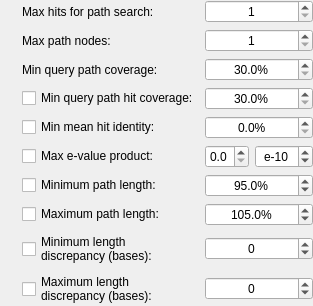
        <widget class="QWidget" name="widget_23" native="true">
         <layout class="QGridLayout" name="gridLayout_16">
          <property name="leftMargin">
           <number>0</number>
          </property>
          <property name="topMargin">
           <number>0</number>
          </property>
          <property name="rightMargin">
           <number>0</number>
          </property>
          <property name="bottomMargin">
           <number>0</number>
          </property>
          <item row="2" column="3" colspan="2">
           <widget class="QDoubleSpinBox" name="minQueryCoveredByPathSpinBox">
            <property name="focusPolicy">
             <enum>Qt::StrongFocus</enum>
            </property>
            <property name="alignment">
             <set>Qt::AlignCenter</set>
            </property>
            <property name="suffix">
             <string>%</string>
            </property>
            <property name="decimals">
             <number>1</number>
            </property>
            <property name="minimum">
             <double>30.000000000000000</double>
            </property>
           </widget>
          </item>
          <item row="3" column="1">
           <widget class="InfoTextWidget" name="minQueryCoveredByHitsInfoText" native="true">
            <property name="sizePolicy">
             <sizepolicy hsizetype="Fixed" vsizetype="Fixed">
              <horstretch>0</horstretch>
              <verstretch>0</verstretch>
             </sizepolicy>
            </property>
            <property name="minimumSize">
             <size>
              <width>16</width>
              <height>16</height>
             </size>
            </property>
            <property name="toolTip">
             <string>This is a minimum value for the fraction of a BLAST query which is covered by the hits in a BLAST query path. Paths with hits that cover less of the query than this setting will not be included in the query's paths.&lt;br&gt;&lt;br&gt;
                                                   Set to a higher value to make BLAST query paths more stringent.</string>
            </property>
           </widget>
          </item>
          <item row="3" column="3" colspan="2">
           <widget class="QDoubleSpinBox" name="minQueryCoveredByHitsSpinBox">
            <property name="focusPolicy">
             <enum>Qt::StrongFocus</enum>
            </property>
            <property name="alignment">
             <set>Qt::AlignCenter</set>
            </property>
            <property name="suffix">
             <string>%</string>
            </property>
            <property name="decimals">
             <number>1</number>
            </property>
            <property name="minimum">
             <double>30.000000000000000</double>
            </property>
            <property name="maximum">
             <double>100.000000000000000</double>
            </property>
           </widget>
          </item>
          <item row="1" column="3" colspan="2">
           <widget class="QSpinBox" name="maxPathNodesSpinBox">
            <property name="focusPolicy">
             <enum>Qt::StrongFocus</enum>
            </property>
            <property name="alignment">
             <set>Qt::AlignCenter</set>
            </property>
            <property name="minimum">
             <number>1</number>
            </property>
            <property name="maximum">
             <number>50</number>
            </property>
           </widget>
          </item>
          <item row="4" column="2">
           <widget class="QCheckBox" name="minMeanHitIdentityCheckBox">
            <property name="focusPolicy">
             <enum>Qt::StrongFocus</enum>
            </property>
            <property name="text">
             <string>Min mean hit identity:</string>
            </property>
           </widget>
          </item>
          <item row="3" column="2">
           <widget class="QCheckBox" name="minQueryCoveredByHitsCheckBox">
            <property name="focusPolicy">
             <enum>Qt::StrongFocus</enum>
            </property>
            <property name="text">
             <string>Min query path hit coverage:</string>
            </property>
           </widget>
          </item>
          <item row="10" column="2">
           <widget class="QCheckBox" name="maxLengthBaseDiscrepancyCheckBox">
            <property name="focusPolicy">
             <enum>Qt::StrongFocus</enum>
            </property>
            <property name="text">
             <string>Maximum length
discrepancy (bases):</string>
            </property>
           </widget>
          </item>
          <item row="6" column="2">
           <widget class="QCheckBox" name="maxEValueProductCheckBox">
            <property name="focusPolicy">
             <enum>Qt::StrongFocus</enum>
            </property>
            <property name="text">
             <string>Max e-value product:</string>
            </property>
           </widget>
          </item>
          <item row="8" column="2">
           <widget class="QCheckBox" name="maxLengthPercentageCheckBox">
            <property name="focusPolicy">
             <enum>Qt::StrongFocus</enum>
            </property>
            <property name="text">
             <string>Maximum path length:</string>
            </property>
           </widget>
          </item>
          <item row="2" column="2">
           <widget class="QLabel" name="minQueryCoveredByPathLabel">
            <property name="text">
             <string>Min query path coverage:</string>
            </property>
           </widget>
          </item>
          <item row="7" column="2">
           <widget class="QCheckBox" name="minLengthPercentageCheckBox">
            <property name="focusPolicy">
             <enum>Qt::StrongFocus</enum>
            </property>
            <property name="text">
             <string>Minimum path length:</string>
            </property>
           </widget>
          </item>
          <item row="9" column="2">
           <widget class="QCheckBox" name="minLengthBaseDiscrepancyCheckBox">
            <property name="focusPolicy">
             <enum>Qt::StrongFocus</enum>
            </property>
            <property name="text">
             <string>Minimum length
discrepancy (bases):</string>
            </property>
           </widget>
          </item>
          <item row="9" column="3" colspan="2">
           <widget class="QSpinBox" name="minLengthBaseDiscrepancySpinBox">
            <property name="focusPolicy">
             <enum>Qt::StrongFocus</enum>
            </property>
            <property name="alignment">
             <set>Qt::AlignCenter</set>
            </property>
            <property name="minimum">
             <number>-1000000</number>
            </property>
            <property name="maximum">
             <number>1000000</number>
            </property>
           </widget>
          </item>
          <item row="7" column="3" colspan="2">
           <widget class="QDoubleSpinBox" name="minLengthPercentageSpinBox">
            <property name="focusPolicy">
             <enum>Qt::StrongFocus</enum>
            </property>
            <property name="alignment">
             <set>Qt::AlignCenter</set>
            </property>
            <property name="suffix">
             <string>%</string>
            </property>
            <property name="decimals">
             <number>1</number>
            </property>
            <property name="minimum">
             <double>0.000000000000000</double>
            </property>
            <property name="maximum">
             <double>1000000.000000000000000</double>
            </property>
            <property name="value">
             <double>95.000000000000000</double>
            </property>
           </widget>
          </item>
          <item row="10" column="3" colspan="2">
           <widget class="QSpinBox" name="maxLengthBaseDiscrepancySpinBox">
            <property name="focusPolicy">
             <enum>Qt::StrongFocus</enum>
            </property>
            <property name="alignment">
             <set>Qt::AlignCenter</set>
            </property>
            <property name="minimum">
             <number>-1000000</number>
            </property>
            <property name="maximum">
             <number>1000000</number>
            </property>
           </widget>
          </item>
          <item row="8" column="3" colspan="2">
           <widget class="QDoubleSpinBox" name="maxLengthPercentageSpinBox">
            <property name="focusPolicy">
             <enum>Qt::StrongFocus</enum>
            </property>
            <property name="alignment">
             <set>Qt::AlignCenter</set>
            </property>
            <property name="suffix">
             <string>%</string>
            </property>
            <property name="decimals">
             <number>1</number>
            </property>
            <property name="maximum">
             <double>1000000.000000000000000</double>
            </property>
            <property name="value">
             <double>105.000000000000000</double>
            </property>
           </widget>
          </item>
          <item row="7" column="1">
           <widget class="InfoTextWidget" name="minLengthPercentageInfoText" native="true">
            <property name="sizePolicy">
             <sizepolicy hsizetype="Fixed" vsizetype="Fixed">
              <horstretch>0</horstretch>
              <verstretch>0</verstretch>
             </sizepolicy>
            </property>
            <property name="minimumSize">
             <size>
              <width>16</width>
              <height>16</height>
             </size>
            </property>
            <property name="toolTip">
             <string>This is a minimum value for the relative length between a BLAST query and its path in the graph. Paths with a relative length less than this setting will not be included in the query's paths.&lt;br&gt;&lt;br&gt;
                                                 Set to a value closer to 100% to make BLAST query paths more stringent.</string>
            </property>
           </widget>
          </item>
          <item row="8" column="1">
           <widget class="InfoTextWidget" name="maxLengthPercentageInfoText" native="true">
            <property name="sizePolicy">
             <sizepolicy hsizetype="Fixed" vsizetype="Fixed">
              <horstretch>0</horstretch>
              <verstretch>0</verstretch>
             </sizepolicy>
            </property>
            <property name="minimumSize">
             <size>
              <width>16</width>
              <height>16</height>
             </size>
            </property>
            <property name="toolTip">
             <string>This is a maximum value for the relative length between a BLAST query and its path in the graph. Paths with a relative length greater than this setting will not be included in the query's paths.&lt;br&gt;&lt;br&gt;
                                                 Set to a value closer to 100% to make BLAST query paths more stringent.</string>
            </property>
           </widget>
          </item>
          <item row="9" column="1">
           <widget class="InfoTextWidget" name="minLengthBaseDiscrepancyInfoText" native="true">
            <property name="sizePolicy">
             <sizepolicy hsizetype="Fixed" vsizetype="Fixed">
              <horstretch>0</horstretch>
              <verstretch>0</verstretch>
             </sizepolicy>
            </property>
            <property name="minimumSize">
             <size>
              <width>16</width>
              <height>16</height>
             </size>
            </property>
            <property name="toolTip">
             <string>This is the minimum length difference (in bases) between a BLAST query and its path in the graph.  Paths with a length difference less than this setting will not be included in the query's paths.&lt;br&gt;&lt;br&gt;
                                                      Set to a value closer to 0 to make BLAST query paths more stringent.</string>
            </property>
           </widget>
          </item>
          <item row="10" column="1">
           <widget class="InfoTextWidget" name="maxLengthBaseDiscrepancyInfoText" native="true">
            <property name="sizePolicy">
             <sizepolicy hsizetype="Fixed" vsizetype="Fixed">
              <horstretch>0</horstretch>
              <verstretch>0</verstretch>
             </sizepolicy>
            </property>
            <property name="minimumSize">
             <size>
              <width>16</width>
              <height>16</height>
             </size>
            </property>
           </widget>
          </item>
          <item row="4" column="1">
           <widget class="InfoTextWidget" name="minMeanHitIdentityInfoText" native="true">
            <property name="sizePolicy">
             <sizepolicy hsizetype="Fixed" vsizetype="Fixed">
              <horstretch>0</horstretch>
              <verstretch>0</verstretch>
             </sizepolicy>
            </property>
            <property name="minimumSize">
             <size>
              <width>16</width>
              <height>16</height>
             </size>
            </property>
            <property name="toolTip">
             <string>This is a minimum value for the mean of the percent identity for the hits in a BLAST query path, weighted by the hits' lengths. Paths with a mean hit percent identity less than this setting will not be included in the query's paths.&lt;br&gt;&lt;br&gt;
                                                Set to a higher value to make BLAST query paths more stringent.</string>
            </property>
           </widget>
          </item>
          <item row="1" column="1">
           <widget class="InfoTextWidget" name="maxPathNodesInfoText" native="true">
            <property name="sizePolicy">
             <sizepolicy hsizetype="Fixed" vsizetype="Fixed">
              <horstretch>0</horstretch>
              <verstretch>0</verstretch>
             </sizepolicy>
            </property>
            <property name="minimumSize">
             <size>
              <width>16</width>
              <height>16</height>
             </size>
            </property>
            <property name="toolTip">
             <string>This controls the maximum number of nodes in BLAST query paths.&lt;br&gt;&lt;br&gt;
                                          A higher value will allow for paths containing more nodes, at a performance cost.</string>
            </property>
           </widget>
          </item>
          <item row="6" column="1">
           <widget class="InfoTextWidget" name="maxEvalueProductInfoText" native="true">
            <property name="sizePolicy">
             <sizepolicy hsizetype="Fixed" vsizetype="Fixed">
              <horstretch>0</horstretch>
              <verstretch>0</verstretch>
             </sizepolicy>
            </property>
            <property name="minimumSize">
             <size>
              <width>16</width>
              <height>16</height>
             </size>
            </property>
            <property name="toolTip">
             <string>This is a maximum value for the product of the e-values of all the hits in a BLAST query path. Paths with an e-value product greater than this setting will not be included in the query's paths.&lt;br&gt;&lt;br&gt;
                                              Set to a lower value to make BLAST query paths more stringent.</string>
            </property>
           </widget>
          </item>
          <item row="2" column="1">
           <widget class="InfoTextWidget" name="minQueryCoveredByPathInfoText" native="true">
            <property name="sizePolicy">
             <sizepolicy hsizetype="Fixed" vsizetype="Fixed">
              <horstretch>0</horstretch>
              <verstretch>0</verstretch>
             </sizepolicy>
            </property>
            <property name="minimumSize">
             <size>
              <width>16</width>
              <height>16</height>
             </size>
            </property>
            <property name="toolTip">
             <string>This is a minimum value for the fraction of a BLAST query which is covered by a BLAST query path. Paths that cover less of the query than this setting will not be included in the query's paths.&lt;br&gt;&lt;br&gt;
                                                   Set to a higher value to make BLAST query paths more stringent.</string>
            </property>
           </widget>
          </item>
          <item row="1" column="2">
           <widget class="QLabel" name="label_35">
            <property name="sizePolicy">
             <sizepolicy hsizetype="Minimum" vsizetype="Preferred">
              <horstretch>0</horstretch>
              <verstretch>0</verstretch>
             </sizepolicy>
            </property>
            <property name="text">
             <string>Max path nodes:</string>
            </property>
           </widget>
          </item>
          <item row="1" column="5">
           <spacer name="horizontalSpacer_22">
            <property name="orientation">
             <enum>Qt::Horizontal</enum>
            </property>
            <property name="sizeType">
             <enum>QSizePolicy::Expanding</enum>
            </property>
            <property name="sizeHint" stdset="0">
             <size>
              <width>0</width>
              <height>20</height>
             </size>
            </property>
           </spacer>
          </item>
          <item row="6" column="4">
           <widget class="QSpinBox" name="maxEValueExponentSpinBox">
            <property name="focusPolicy">
             <enum>Qt::StrongFocus</enum>
            </property>
            <property name="alignment">
             <set>Qt::AlignCenter</set>
            </property>
            <property name="prefix">
             <string>e</string>
            </property>
            <property name="minimum">
             <number>-999</number>
            </property>
            <property name="maximum">
             <number>1</number>
            </property>
            <property name="value">
             <number>-10</number>
            </property>
           </widget>
          </item>
          <item row="1" column="0">
           <spacer name="horizontalSpacer_21">
            <property name="orientation">
             <enum>Qt::Horizontal</enum>
            </property>
            <property name="sizeType">
             <enum>QSizePolicy::Expanding</enum>
            </property>
            <property name="sizeHint" stdset="0">
             <size>
              <width>0</width>
              <height>20</height>
             </size>
            </property>
           </spacer>
          </item>
          <item row="6" column="3">
           <widget class="QDoubleSpinBox" name="maxEValueCoefficientSpinBox">
            <property name="focusPolicy">
             <enum>Qt::StrongFocus</enum>
            </property>
            <property name="decimals">
             <number>1</number>
            </property>
            <property name="maximum">
             <double>9.900000000000000</double>
            </property>
           </widget>
          </item>
          <item row="4" column="3" colspan="2">
           <widget class="QDoubleSpinBox" name="minMeanHitIdentitySpinBox">
            <property name="focusPolicy">
             <enum>Qt::StrongFocus</enum>
            </property>
            <property name="alignment">
             <set>Qt::AlignCenter</set>
            </property>
            <property name="suffix">
             <string>%</string>
            </property>
            <property name="decimals">
             <number>1</number>
            </property>
            <property name="maximum">
             <double>100.000000000000000</double>
            </property>
           </widget>
          </item>
          <item row="0" column="2">
           <widget class="QLabel" name="label_41">
            <property name="sizePolicy">
             <sizepolicy hsizetype="Minimum" vsizetype="Preferred">
              <horstretch>0</horstretch>
              <verstretch>0</verstretch>
             </sizepolicy>
            </property>
            <property name="text">
             <string>Max hits for path search:</string>
            </property>
           </widget>
          </item>
          <item row="0" column="3" colspan="2">
           <widget class="QSpinBox" name="maxHitsForQueryPathSpinBox">
            <property name="focusPolicy">
             <enum>Qt::StrongFocus</enum>
            </property>
            <property name="alignment">
             <set>Qt::AlignCenter</set>
            </property>
            <property name="minimum">
             <number>1</number>
            </property>
            <property name="maximum">
             <number>50</number>
            </property>
           </widget>
          </item>
          <item row="0" column="1">
           <widget class="InfoTextWidget" name="maxHitsForQueryPathInfoText" native="true">
            <property name="sizePolicy">
             <sizepolicy hsizetype="Fixed" vsizetype="Fixed">
              <horstretch>0</horstretch>
              <verstretch>0</verstretch>
             </sizepolicy>
            </property>
            <property name="minimumSize">
             <size>
              <width>16</width>
              <height>16</height>
             </size>
            </property>
            <property name="toolTip">
             <string>Bandage will not attempt to find query paths for BLAST queries with more hits than this setting. BLAST query path searches can be very slow when there are too many hits, so this setting prevents performance problems.&lt;br&gt;&lt;br&gt;
                                                 Set to 0 to turn off all BLAST query path finding.&lt;br&gt;&lt;br&gt;
                                                 Set to a larger value to enable query path searches for BLAST queries with many hits (can be slow).</string>
            </property>
           </widget>
          </item>
         </layout>
        </widget>
